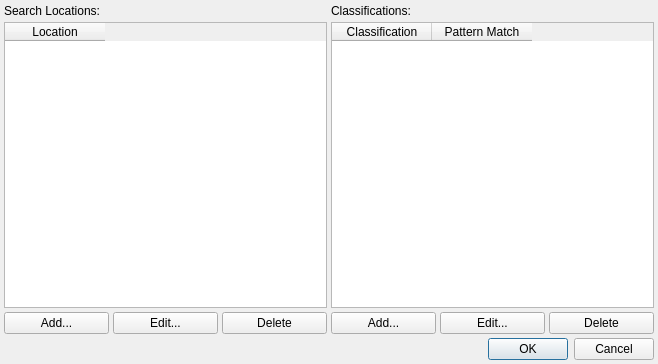
<?xml version="1.0" encoding="UTF-8"?>
<ui version="4.0">
 <class>dialogFileFinder</class>
 <widget class="QDialog" name="dialogFileFinder">
  <property name="geometry">
   <rect>
    <x>0</x>
    <y>0</y>
    <width>658</width>
    <height>364</height>
   </rect> 
  </property>
  <property name="windowTitle">
   <string>File Finder Settings</string>
  </property>
  <layout class="QVBoxLayout" name="verticalLayout_3">
   <property name="spacing">
    <number>4</number>
   </property>
   <property name="leftMargin">
    <number>4</number>
   </property>
   <property name="topMargin">
    <number>4</number>
   </property>
   <property name="rightMargin">
    <number>4</number>
   </property>
   <property name="bottomMargin">
    <number>4</number>
   </property>
   <item>
    <layout class="QHBoxLayout" name="horizontalLayoutLocations">
     <property name="spacing">
      <number>4</number>
     </property>
     <item>
      <layout class="QVBoxLayout" name="verticalLayoutLocations">
       <property name="spacing">
        <number>4</number>
       </property>
       <item>
        <widget class="QLabel" name="labelSearchLocations">
         <property name="text">
          <string>Search Locations:</string>
         </property>
        </widget>
       </item>
       <item>
        <widget class="QTableWidget" name="tableSearchLocations">
         <property name="selectionMode">
          <enum>QAbstractItemView::SingleSelection</enum>
         </property>
         <property name="selectionBehavior">
          <enum>QAbstractItemView::SelectRows</enum>
         </property>
         <property name="columnCount">
          <number>1</number>
         </property>
         <column>
          <property name="text">
           <string>Location</string>
          </property>
         </column>
        </widget>
       </item>
       <item>
        <layout class="QHBoxLayout" name="horizontalLayoutLocationButtons">
         <property name="spacing">
          <number>4</number>
         </property>
         <item>
          <widget class="QPushButton" name="pushButtonAddLocation">
           <property name="text">
            <string>Add...</string>
           </property>
          </widget>
         </item>
         <item>
          <widget class="QPushButton" name="pushButtonEditLocation">
           <property name="text">
            <string>Edit...</string>
           </property>
          </widget>
         </item>
         <item>
          <widget class="QPushButton" name="pushButtonDeleteLocation">
           <property name="text">
            <string>Delete</string>
           </property>
          </widget>
         </item>
        </layout>
       </item>
      </layout>
     </item>
     <item>
      <layout class="QVBoxLayout" name="verticalLayoutClassifications">
       <property name="spacing">
        <number>4</number>
       </property>
       <item>
        <widget class="QLabel" name="labelClassifications">
         <property name="text">
          <string>Classifications:</string>
         </property>
        </widget>
       </item>
       <item>
        <widget class="QTableWidget" name="tableClassifications">
         <property name="selectionMode">
          <enum>QAbstractItemView::SingleSelection</enum>
         </property>
         <property name="selectionBehavior">
          <enum>QAbstractItemView::SelectRows</enum>
         </property>
         <column>
          <property name="text">
           <string>Classification</string>
          </property>
         </column>
         <column>
          <property name="text">
           <string>Pattern Match</string>
          </property>
         </column>
        </widget>
       </item>
       <item>
        <layout class="QHBoxLayout" name="horizontalLayoutClassificationButtons">
         <property name="spacing">
          <number>4</number>
         </property>
         <item>
          <widget class="QPushButton" name="pushButtonAddClassification">
           <property name="text">
            <string>Add...</string>
           </property>
          </widget>
         </item>
         <item>
          <widget class="QPushButton" name="pushButtonEditClassification">
           <property name="text">
            <string>Edit...</string>
           </property>
          </widget>
         </item>
         <item>
          <widget class="QPushButton" name="pushButtonDeleteClassification">
           <property name="text">
            <string>Delete</string>
           </property>
          </widget>
         </item>
        </layout>
       </item>
      </layout>
     </item>
    </layout>
   </item>
   <item>
    <widget class="QDialogButtonBox" name="buttonBox">
     <property name="orientation">
      <enum>Qt::Horizontal</enum>
     </property>
     <property name="standardButtons">
      <set>QDialogButtonBox::Cancel|QDialogButtonBox::Ok</set>
     </property>
    </widget>
   </item>
  </layout>
 </widget>
 <resources/>
 <connections>
  <connection>
   <sender>buttonBox</sender>
   <signal>accepted()</signal>
   <receiver>dialogFileFinder</receiver>
   <slot>accept()</slot>
   <hints>
    <hint type="sourcelabel">
     <x>248</x>
     <y>254</y>
    </hint>
    <hint type="destinationlabel">
     <x>157</x>
     <y>274</y>
    </hint>
   </hints>
  </connection>
  <connection>
   <sender>buttonBox</sender>
   <signal>rejected()</signal>
   <receiver>dialogFileFinder</receiver>
   <slot>reject()</slot>
   <hints>
    <hint type="sourcelabel">
     <x>316</x>
     <y>260</y>
    </hint>
    <hint type="destinationlabel">
     <x>286</x>
     <y>274</y>
    </hint>
   </hints>
  </connection>
 </connections>
</ui>
